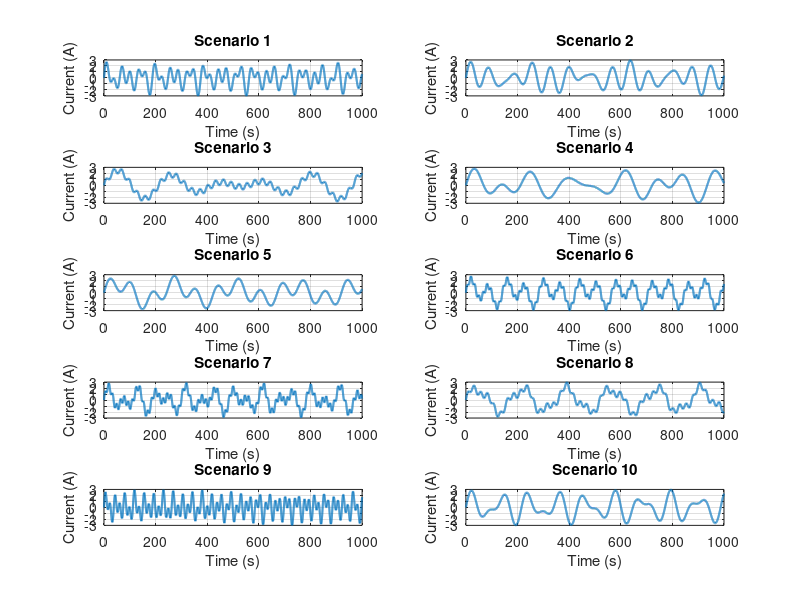

This chart was generated by the following MATLAB code: (Note: this script raises an error after producing the figure.)
clc; clear; close all;

% Set the random seed to ensure reproducibility
rng(0);  % 재현성을 위해 시드 설정

% Parameters
num_scenarios = 10;  % 시나리오 수
num_waves = 3;       % 각 시나리오당 사인파 수
t = linspace(0, 1000, 10000);  % 시간 벡터 (0~1000초, 샘플링 포인트 10000개)

% Constraints
T_min = 15;           % 최소 주기 (초) - τ_min = 2.5초 대응
T_max = 250;          % 최대 주기 (초) - τ_max = 40초 대응

% Initialize matrices for amplitudes, periods, and current scenarios
A = zeros(num_scenarios, num_waves);   % 진폭 행렬
T = zeros(num_scenarios, num_waves);   % 주기 행렬
ik_scenarios = zeros(num_scenarios, length(t)); % 전류 시나리오 행렬

% Generate random amplitudes, periods, and current scenarios
for s = 1:num_scenarios
    % Random amplitudes that sum to 3
    temp_A = rand(1, num_waves);       % 3개의 랜덤 진폭 생성
    A(s, :) = 3 * temp_A / sum(temp_A);  % 진폭 합이 3이 되도록 정규화
    
    % Random periods between T_min and T_max on a logarithmic scale
    log_T_min = log10(T_min);
    log_T_max = log10(T_max);
    T_log = log_T_min + (log_T_max - log_T_min) * rand(1, num_waves);
    T(s, :) = 10.^T_log;  % 로그 스케일에서 선형 스케일로 변환
    
    % Generate the current scenario as the sum of three sine waves
    ik_scenarios(s, :) = A(s,1)*sin(2*pi*t / T(s,1)) + ...
                         A(s,2)*sin(2*pi*t / T(s,2)) + ...
                         A(s,3)*sin(2*pi*t / T(s,3));
end

% Save the generated amplitudes, periods, and current scenarios to AS1.mat
save('AS1.mat', 'A', 'T', 'ik_scenarios', 't');

% Display the generated values for verification
disp('Amplitudes (A):');
disp(A);
disp('Periods (T):');
disp(T);

% Plot the 10 current scenarios in a 5x2 subplot grid
figure;
for s = 1:num_scenarios
    subplot(5, 2, s);  % 5x2 그리드의 서브플롯 생성
    plot(t, ik_scenarios(s, :), 'LineWidth', 1.5);
    title(['Scenario ', num2str(s)]);
    xlabel('Time (s)');
    ylabel('Current (A)');
    grid on;
end

% Adjust the layout for better spacing between subplots
sgtitle('Current Scenarios for 10 Randomized Cases');  % 전체 그림 제목 추가


% clc; clear; close all;
% 
% % Set the random seed to ensure reproducibility
% rng(0);  % You can change this seed to any number to generate a different fixed random sequence
% 
% % Parameters
% num_scenarios = 10;  % Number of current scenarios
% num_waves = 3;       % Number of sine waves per scenario
% t = 0:0.01:100;      % Time vector
% 
% % Constraints
% T_min = 1;           % Minimum period value
% T_max = 20;          % Maximum period value
% 
% % Initialize matrices for amplitudes, periods, and current scenarios
% A = zeros(num_scenarios, num_waves);   % Amplitudes matrix
% T = zeros(num_scenarios, num_waves);   % Periods matrix
% ik_scenarios = zeros(num_scenarios, length(t)); % Current scenarios matrix
% 
% % Generate random amplitudes, periods, and current scenarios
% for s = 1:num_scenarios
%     % Random amplitudes that sum to 3
%     temp_A = rand(1, num_waves);       % Generate 3 random amplitudes
%     A(s, :) = 3 * temp_A / sum(temp_A);  % Normalize to make sum equal to 3
%     
%     % Random periods between T_min and T_max
%     T(s, :) = T_min + (T_max - T_min) * rand(1, num_waves);
%     
%     % Generate the current scenario as the sum of three sine waves
%     ik_scenarios(s, :) = A(s,1)*sin(2*pi*t / T(s,1)) + ...
%                          A(s,2)*sin(2*pi*t / T(s,2)) + ...
%                          A(s,3)*sin(2*pi*t / T(s,3));
% end
% 
% % Save the generated amplitudes, periods, and current scenarios to AS1.mat
% save('AS1.mat', 'A', 'T', 'ik_scenarios', 't');
% 
% % Display the generated values for verification
% disp('Amplitudes (A):');
% disp(A);
% disp('Periods (T):');
% disp(T);
% 
% % Plot the 10 current scenarios in a 5x2 subplot grid
% figure;
% for s = 1:num_scenarios
%     subplot(5, 2, s);  % Create a 5x2 grid of subplots
%     plot(t, ik_scenarios(s, :), 'LineWidth', 1.5);
%     title(['Scenario ', num2str(s)]);
%     xlabel('Time (s)');
%     ylabel('Current (A)');
%     grid on;
% end
% 
% % Adjust the layout for better spacing between subplots
% sgtitle('Current Scenarios for 10 Randomized Cases');  % Add a title for the entire figure
% 
% 
